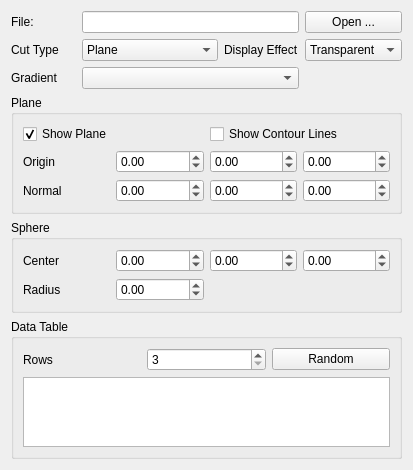
<?xml version="1.0" encoding="UTF-8"?>
<ui version="4.0">
 <class>CutConfig</class>
 <widget class="QWidget" name="CutConfig">
  <property name="geometry">
   <rect>
    <x>0</x>
    <y>0</y>
    <width>413</width>
    <height>452</height>
   </rect>
  </property>
  <property name="windowTitle">
   <string>Form</string>
  </property>
  <layout class="QGridLayout" name="gridLayout_2">
   <item row="0" column="0">
    <layout class="QGridLayout" name="gridLayout">
     <item row="4" column="0" colspan="5">
      <widget class="QGroupBox" name="sphereGroupBox">
       <property name="title">
        <string>Sphere</string>
       </property>
       <layout class="QGridLayout" name="gridLayout_8">
        <item row="0" column="0">
         <layout class="QGridLayout" name="gridLayout_7">
          <item row="0" column="0">
           <widget class="QLabel" name="label_7">
            <property name="text">
             <string>Center</string>
            </property>
           </widget>
          </item>
          <item row="1" column="0">
           <widget class="QLabel" name="radiusLabel">
            <property name="text">
             <string>Radius</string>
            </property>
           </widget>
          </item>
          <item row="1" column="1">
           <widget class="QDoubleSpinBox" name="radiusSpinBox">
            <property name="minimum">
             <double>-99.000000000000000</double>
            </property>
            <property name="singleStep">
             <double>0.100000000000000</double>
            </property>
           </widget>
          </item>
          <item row="0" column="1">
           <widget class="QDoubleSpinBox" name="centerXSpinBox">
            <property name="minimum">
             <double>-99.000000000000000</double>
            </property>
            <property name="singleStep">
             <double>0.100000000000000</double>
            </property>
           </widget>
          </item>
          <item row="0" column="2">
           <widget class="QDoubleSpinBox" name="centerYSpinBox">
            <property name="minimum">
             <double>-99.000000000000000</double>
            </property>
            <property name="singleStep">
             <double>0.100000000000000</double>
            </property>
           </widget>
          </item>
          <item row="0" column="3">
           <widget class="QDoubleSpinBox" name="centerZSpinBox">
            <property name="minimum">
             <double>-99.000000000000000</double>
            </property>
            <property name="singleStep">
             <double>0.100000000000000</double>
            </property>
           </widget>
          </item>
         </layout>
        </item>
       </layout>
      </widget>
     </item>
     <item row="1" column="0">
      <widget class="QLabel" name="label_2">
       <property name="text">
        <string>Cut Type</string>
       </property>
      </widget>
     </item>
     <item row="1" column="4">
      <widget class="QComboBox" name="displayEffectCombo">
       <item>
        <property name="text">
         <string>Transparent</string>
        </property>
       </item>
       <item>
        <property name="text">
         <string>Opaque</string>
        </property>
       </item>
       <item>
        <property name="text">
         <string>Wireframe</string>
        </property>
       </item>
      </widget>
     </item>
     <item row="0" column="0">
      <widget class="QLabel" name="label">
       <property name="text">
        <string>File:</string>
       </property>
      </widget>
     </item>
     <item row="1" column="3">
      <widget class="QLabel" name="label_5">
       <property name="text">
        <string>Display Effect</string>
       </property>
      </widget>
     </item>
     <item row="0" column="4">
      <widget class="QPushButton" name="openFileButton">
       <property name="text">
        <string>Open ...</string>
       </property>
      </widget>
     </item>
     <item row="6" column="0" colspan="5">
      <widget class="QGroupBox" name="groupBox">
       <property name="maximumSize">
        <size>
         <width>16777215</width>
         <height>16777215</height>
        </size>
       </property>
       <property name="title">
        <string>Data Table</string>
       </property>
       <layout class="QGridLayout" name="gridLayout_4">
        <item row="0" column="0">
         <layout class="QGridLayout" name="gridLayout_3">
          <item row="0" column="0">
           <widget class="QLabel" name="label_6">
            <property name="text">
             <string>Rows</string>
            </property>
           </widget>
          </item>
          <item row="0" column="1">
           <widget class="QSpinBox" name="rowsSpinBox">
            <property name="minimum">
             <number>3</number>
            </property>
            <property name="maximum">
             <number>10000</number>
            </property>
           </widget>
          </item>
          <item row="0" column="2">
           <widget class="QPushButton" name="randomButton">
            <property name="text">
             <string>Random</string>
            </property>
           </widget>
          </item>
          <item row="1" column="0" colspan="3">
           <widget class="QTableView" name="dataTable">
            <property name="alternatingRowColors">
             <bool>true</bool>
            </property>
           </widget>
          </item>
         </layout>
        </item>
       </layout>
      </widget>
     </item>
     <item row="3" column="0" colspan="5">
      <widget class="QGroupBox" name="planeGroupBox">
       <property name="title">
        <string>Plane</string>
       </property>
       <layout class="QGridLayout" name="gridLayout_6">
        <item row="0" column="0">
         <layout class="QGridLayout" name="gridLayout_5">
          <item row="1" column="0">
           <widget class="QLabel" name="label_3">
            <property name="text">
             <string>Origin</string>
            </property>
           </widget>
          </item>
          <item row="1" column="1">
           <widget class="QDoubleSpinBox" name="originXSpinBox">
            <property name="minimum">
             <double>-99.000000000000000</double>
            </property>
            <property name="singleStep">
             <double>0.100000000000000</double>
            </property>
           </widget>
          </item>
          <item row="1" column="2">
           <widget class="QDoubleSpinBox" name="originYSpinBox">
            <property name="minimum">
             <double>-99.000000000000000</double>
            </property>
            <property name="singleStep">
             <double>0.100000000000000</double>
            </property>
           </widget>
          </item>
          <item row="2" column="1">
           <widget class="QDoubleSpinBox" name="normalXSpinBox">
            <property name="minimum">
             <double>-99.000000000000000</double>
            </property>
            <property name="singleStep">
             <double>0.100000000000000</double>
            </property>
           </widget>
          </item>
          <item row="2" column="0">
           <widget class="QLabel" name="label_4">
            <property name="text">
             <string>Normal</string>
            </property>
           </widget>
          </item>
          <item row="1" column="3">
           <widget class="QDoubleSpinBox" name="originZSpinBox">
            <property name="minimum">
             <double>-99.000000000000000</double>
            </property>
            <property name="singleStep">
             <double>0.100000000000000</double>
            </property>
           </widget>
          </item>
          <item row="2" column="3">
           <widget class="QDoubleSpinBox" name="normalZSpinBox">
            <property name="minimum">
             <double>-99.000000000000000</double>
            </property>
            <property name="singleStep">
             <double>0.100000000000000</double>
            </property>
           </widget>
          </item>
          <item row="2" column="2">
           <widget class="QDoubleSpinBox" name="normalYSpinBox">
            <property name="minimum">
             <double>-99.000000000000000</double>
            </property>
            <property name="singleStep">
             <double>0.100000000000000</double>
            </property>
           </widget>
          </item>
          <item row="0" column="0" colspan="2">
           <widget class="QCheckBox" name="showPlaneCheckBox">
            <property name="text">
             <string>Show Plane</string>
            </property>
            <property name="checked">
             <bool>true</bool>
            </property>
           </widget>
          </item>
          <item row="0" column="2" colspan="2">
           <widget class="QCheckBox" name="showContourLinesCheckBox">
            <property name="text">
             <string>Show Contour Lines</string>
            </property>
           </widget>
          </item>
         </layout>
        </item>
       </layout>
      </widget>
     </item>
     <item row="2" column="0">
      <widget class="QLabel" name="label_8">
       <property name="text">
        <string>Gradient</string>
       </property>
      </widget>
     </item>
     <item row="2" column="1" colspan="3">
      <widget class="Widgets::GradientComboBox" name="gradientCombo"/>
     </item>
     <item row="0" column="1" colspan="3">
      <widget class="QLineEdit" name="fileEdit"/>
     </item>
     <item row="1" column="1" colspan="2">
      <widget class="QComboBox" name="cutTypeCombo">
       <item>
        <property name="text">
         <string>Plane</string>
        </property>
       </item>
       <item>
        <property name="text">
         <string>Sphere</string>
        </property>
       </item>
       <item>
        <property name="text">
         <string>Box</string>
        </property>
       </item>
      </widget>
     </item>
    </layout>
   </item>
  </layout>
 </widget>
 <customwidgets>
  <customwidget>
   <class>Widgets::GradientComboBox</class>
   <extends>QComboBox</extends>
   <header location="global">widgets/gradientcombobox.h</header>
  </customwidget>
 </customwidgets>
 <resources/>
 <connections/>
</ui>
